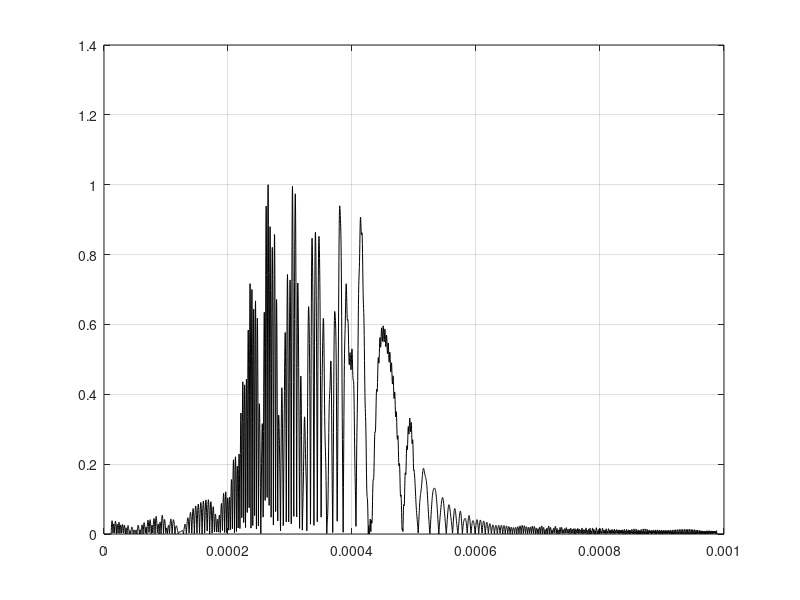
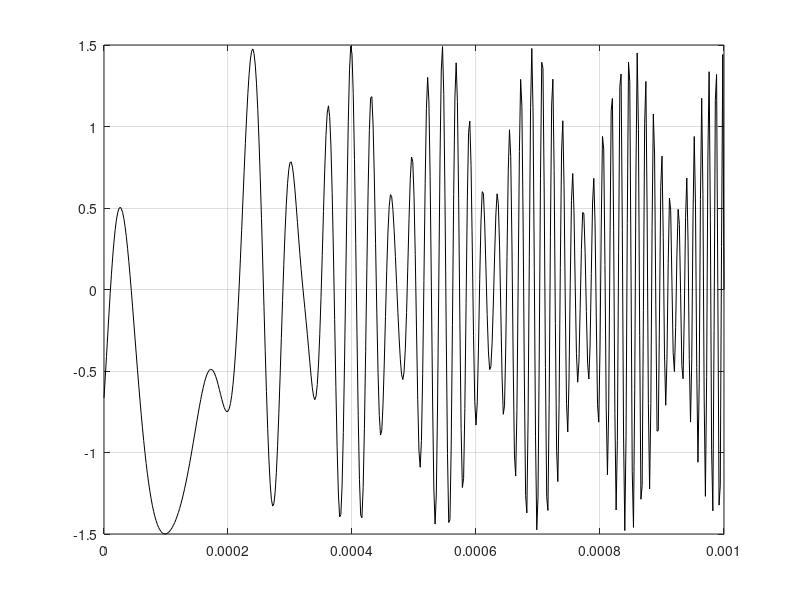

Write MATLAB code to recreate these figures, in order.
clear all
format long
taup = 100.e-5;
c = 3.e8;
b = 10.e6;
dr = c /(2.*b);
mu = b /taup;
samples = 2.* b * taup;
ts = taup / samples;
r1 = 1000.;
r2 = 2000.;
t1 = 2.*r1/c;
t2 = 2.*r2/c;
f0 = 5.6e9;
deltar = (r2 - r1); 
psi = -2.*pi*deltar/c;
t = 0:ts:taup;
replica = cos(2.*pi*mu .*t.^2);
n = 0;
for time = 0:ts:taup;
   n = n + 1.;
   x1(n) = 0.5*cos(-2.*pi*f0*t1+pi*mu*time^2+2.*pi*t1^2-2.*pi*mu*time*t1);
%...  sqrt(-1) * sin(-2.*pi*f0*t1+2.*pi*mu*time^2+2.*pi*t1^2-4.*pi*mu*time*t1);
   x2(n) = cos(-2.*pi*f0*t2+pi*mu*time^2+2.*pi*t2^2-2.*pi*mu*time*t2+psi);
%... +sqrt(-1)*sin(-2.*pi*f0*t2+2.*pi*mu*time^2+2.*pi*t2^2-4.*pi*mu*time*t2));
end
x = x1 + x2;
%figure(1)
%plot (t,abs(x))
for n=1:4096
   if(n<= 2001)
      xi(n) = x(n);
      ri(n) = replica(n);
   else
      xi(n) = 0.;
      ri(n) = 0.;
   end
end
xfft = fft(xi);
rfft = fft(ri);
yfft = conj(xfft) .* rfft;
y = fftshift(ifft(yfft));
maxval = max(abs(y));
 y = abs(y) ./ maxval + eps;
 figure(1)
 tt = 0:1e-3/4096:1e-3-.00000001;
 plot(tt,y,'k')
 grid
%figure(3)
%ydb = 10.* log10(y+.001);
%plot((ydb))
for thin = 1:4096/4
   index = (thin)*4;
   xthin(thin) = xi(index);
end
figure(2)
t = 0: 1e-3/500:1e-3;
plot(t,xthin(1:501),'k') 
grid